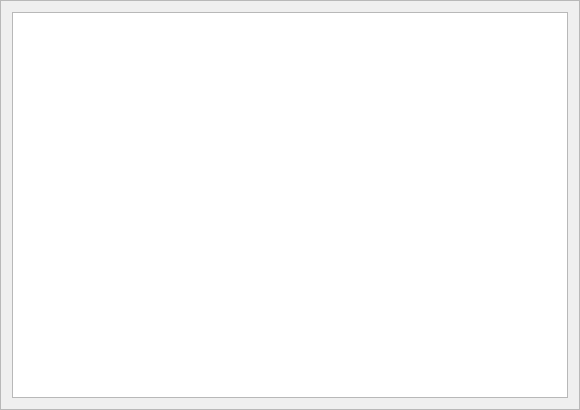
<?xml version="1.0" encoding="UTF-8"?>
<ui version="4.0">
 <class>ViewDriversFrame</class>
 <widget class="QFrame" name="ViewDriversFrame">
  <property name="geometry">
   <rect>
    <x>0</x>
    <y>0</y>
    <width>580</width>
    <height>410</height>
   </rect>
  </property>
  <property name="windowTitle">
   <string>View Drivers</string>
  </property>
  <property name="frameShape">
   <enum>QFrame::StyledPanel</enum>
  </property>
  <property name="frameShadow">
   <enum>QFrame::Raised</enum>
  </property>
  <layout class="QVBoxLayout" name="verticalLayout">
   <item>
    <widget class="QTableView" name="table">
     <property name="selectionMode">
      <enum>QAbstractItemView::SingleSelection</enum>
     </property>
     <property name="selectionBehavior">
      <enum>QAbstractItemView::SelectRows</enum>
     </property>
    </widget>
   </item>
  </layout>
 </widget>
 <resources/>
 <connections/>
</ui>
